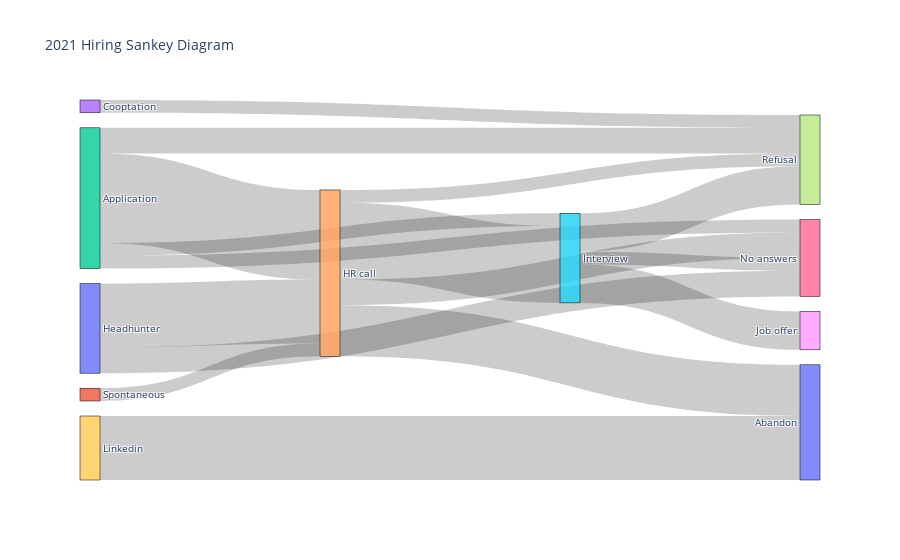

The code cell stored with this chart in its notebook:
### Code cell
fig.update_layout(title_text="2021 Hiring Sankey Diagram", font_size=10)
fig.show()

### Figure 1 — Plotly figure (JSON) as saved in the notebook; plotly's stock layout.template omitted (floating-point values rounded to 4 significant figures)
{"data": [{"arrangement": "snap", "link": {"source": [0, 1, 2, 0, 3, 2, 4, 5, 5, 4, 2, 5, 9, 4, 2, 4], "target": [4, 4, 4, 6, 7, 6, 5, 7, 8, 7, 7, 6, 10, 10, 5, 6], "value": [5, 1, 7, 2, 1, 1, 6, 3, 3, 1, 2, 1, 5, 4, 1, 2]}, "node": {"label": ["Headhunter", "Spontaneous", "Application", "Cooptation", "HR call", "Interview", "No answers", "Refusal", "Job offer", "Linkedin", "Abandon"], "line": {"color": "black", "width": 0.5}, "pad": 15, "thickness": 20}, "type": "sankey"}], "layout": {"font": {"size": 10}, "title": {"text": "2021 Hiring Sankey Diagram"}}}
